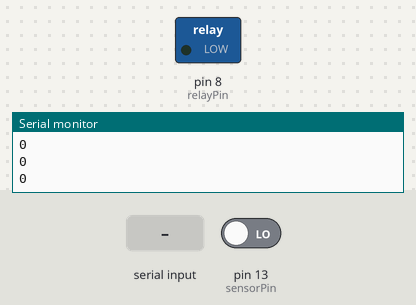
Simulated run of this sketch. Board: Arduino Uno, built with avr-gcc and run on an emulated ATmega328P. Shown: switched loads named in the sketch (green lamp = pin HIGH), the last lines printed to the serial monitor. The test bench sets the inputs (shaded band); at power-on: pin 13 (sensorPin) LOW.

Above: at 4.2 s.
4.3 s: "H" received over Serial
At 5.5 s:
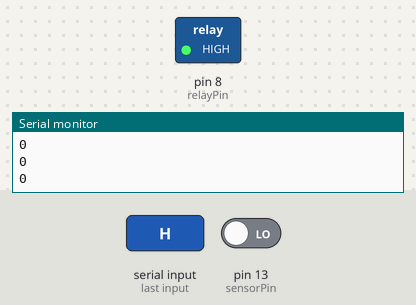
6.0 s: "L" received over Serial
At 7.0 s:
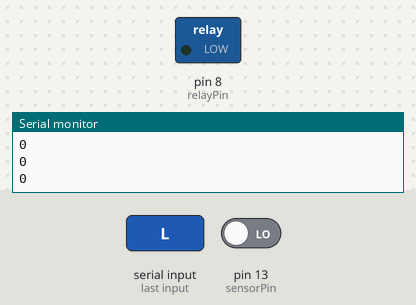
Timing chart, 0 to 9.0 s (numbered marks = the images above; inputs shaded):
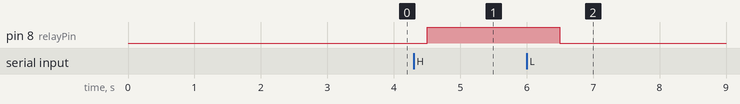

Measured:
- after the input at 4.3 s, pin 8 (relayPin): LOW → HIGH after 0.20 s
- after the input at 6.0 s, pin 8 (relayPin): HIGH → LOW after 0.50 s

The sketch:

stay_frosty.ino
```cpp
// Allen George, Cris, Abdulla Final Project Arduino Code

const int relayPin = 8; // the pin that the LED is attached to
int incomingByte;      // a variable to read incoming serial data into
int sensorPin = 13;
int sensorValue; // An integer variable to store the potentiometer reading

void setup() {
  Serial.begin(9600);             // initialize serial communication:
  pinMode(relayPin, OUTPUT);      // initialize the relay pin as an output
  pinMode(sensorPin, INPUT);      // initialize the PIR sensor pin as an input
  delay(3000);                    // 3 seconds delay to calibrate PIR Sensor
}

void loop() {
  sensorValue = digitalRead(sensorPin);    // Reads the value of the sensor. 1 for HIGH, 0 for LOW
  Serial.println(sensorValue);             // Output reading to the serial line
  delay(500);                              // .5 second delay to not overwhelm code

  if (Serial.available() > 0) {            // see if there's incoming serial data:
    incomingByte = Serial.read();          // read the oldest byte in the serial buffer:

    if (incomingByte == 'H') {             // if it's a capital H (ASCII 72), turn on the relay:
      digitalWrite(relayPin, HIGH);
    }

    if (incomingByte == 'L') {             // if it's an L (ASCII 76) turn off the relay:
      digitalWrite(relayPin, LOW);
    }
  }
}
```
